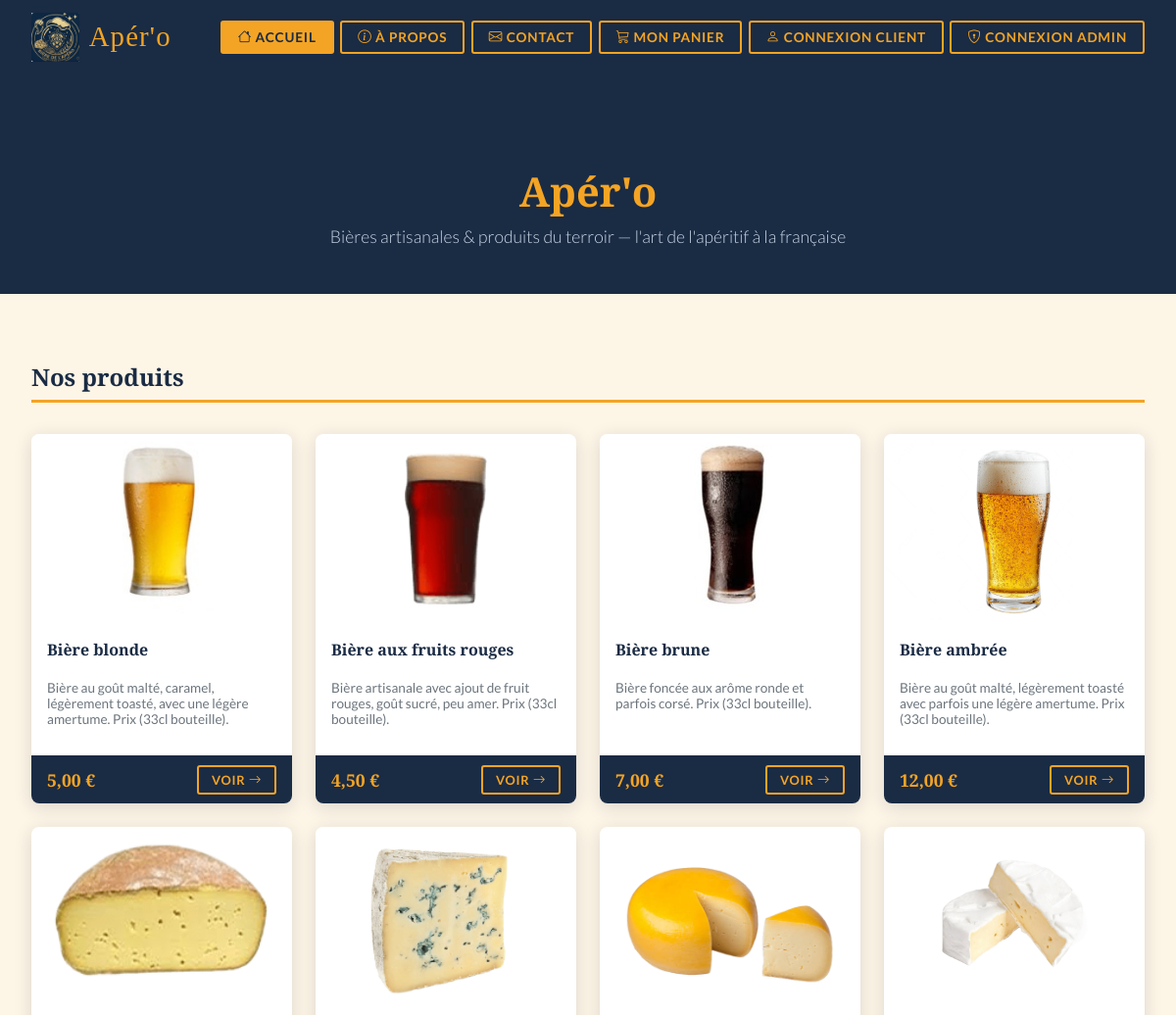
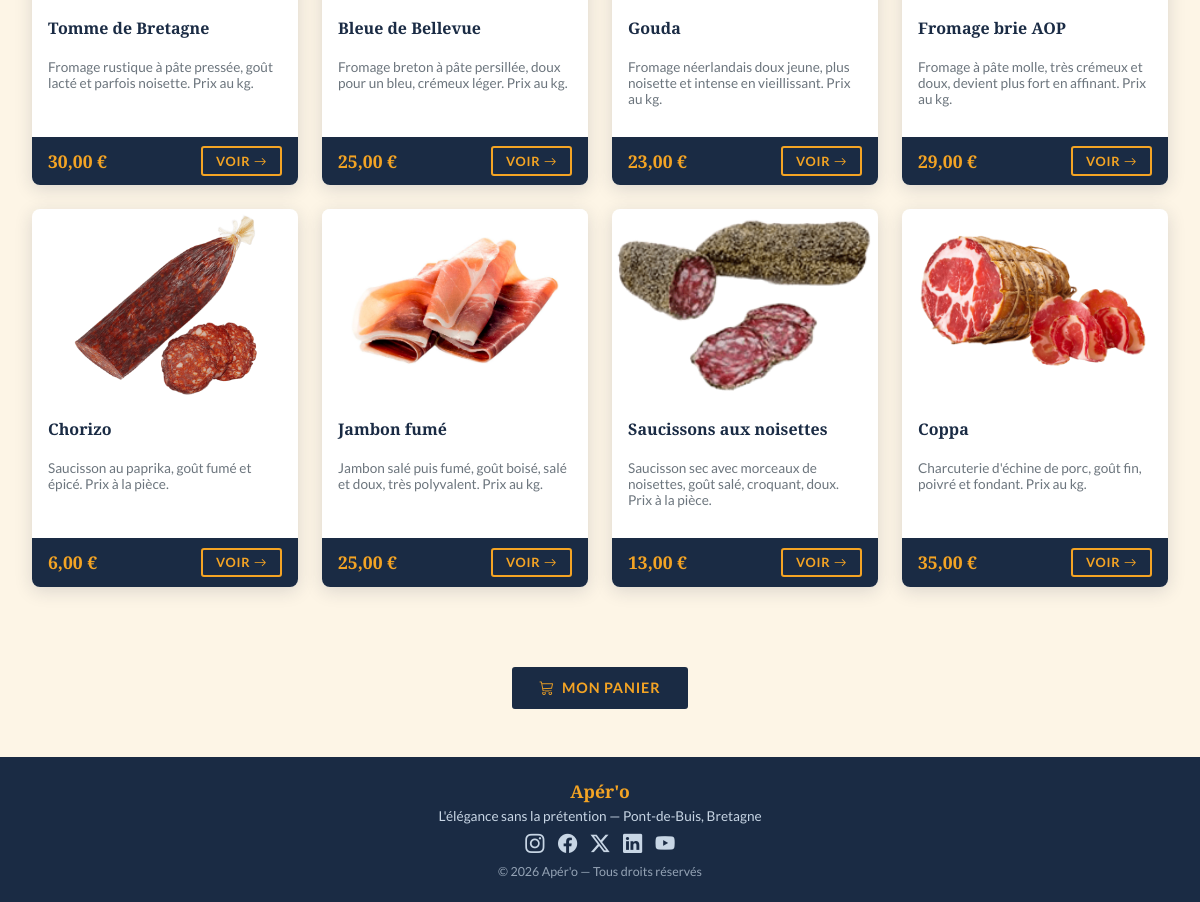
The page / on the database its author committed (2 pictures, top to bottom).
### tables this page shows
CREATE TABLE `produit` (
  `numProduit` int(11) NOT NULL,
  `idCategorie` int(11) NOT NULL,
  `nomProduit` varchar(32) NOT NULL,
  `descriptif` varchar(100) NOT NULL,
  `stock` int(11) NOT NULL,
  `prixUnitaire` decimal(8,2) DEFAULT NULL,
  `nomImage` varchar(100) DEFAULT NULL
);

### accueil.php (the view, shortened to what this page needs)
<div class="container m-auto text-center">
  <?php require "./info.BDD.php"; ?>
  <div class="hero">
    <h1>Apér'o</h1>
    <p>Bières artisanales &amp; produits du terroir — l'art de l'apéritif à la française</p>
  </div>
  <div class="products-section">
    <h2 style="border-bottom:3px solid #F4A424;padding-bottom:.4rem;">Nos produits</h2>
    <?php
    $requeteSQL = "SELECT numProduit, nomProduit, descriptif, prixUnitaire, nomImage FROM produit ORDER BY idCategorie";
    $reponse = $pdo->query($requeteSQL);
    $liste_produit = $reponse->fetchAll(PDO::FETCH_ASSOC);
    ?>
    <div class="products-grid">
      <?php foreach ($liste_produit as $produit): ?>
        <div class="card-produit">
          <a href="index.php?page=detail_produit&idProduit=<?php echo $produit['numProduit']; ?>">
            <img src="/image/<?php echo htmlspecialchars($produit['nomImage']); ?>"
              alt="<?php echo htmlspecialchars($produit['nomProduit']); ?>">
          </a>
          <div class="card-body">
            <h3 class="card-title"><?php echo htmlspecialchars($produit['nomProduit']); ?></h3>
            <p class="card-desc"><?php echo htmlspecialchars($produit['descriptif']); ?></p>
          </div>
          <div class="card-footer" style="display: flex; justify-content: space-between; align-items: center;">
            <span><?php echo number_format($produit['prixUnitaire'], 2, ',', ' '); ?> €</span>
            <a href="index.php?page=detail_produit&idProduit=<?php echo $produit['numProduit']; ?>" class="btn-nav"
              style="font-size: 0.8rem; padding: 0.3rem 0.8rem; background: transparent; color: var(--ambre); text-decoration: none;">
              Voir <i class="bi bi-arrow-right"></i>
            </a>
          </div>
        </div>
      <?php endforeach; ?>
    </div>
  </div>
  <div class="panier-wrapper">
    <a href="index.php?page=details_panier" class="btn-apero">
      <i class="bi bi-cart3"></i>&nbsp; Mon panier
    </a>
  </div>
</div>

### header.php (shortened to what this page needs)
<!DOCTYPE html>
<html lang="fr">
<head>
  <link rel="stylesheet" href="https://cdn.jsdelivr.net/npm/bootstrap-icons@1.13.1/font/bootstrap-icons.min.css">
  <link rel="stylesheet" href="styles.css">
</head>
<?php
$connecte = isset($_SESSION['user']);
$clientConnecte = isset($_SESSION['client_user']);
$pageActive = $_GET['page'] ?? 'accueil';
?>
<body>
  <nav class="navbar-apero">
    <a href="index.php?page=accueil" class="brand">
      <img src="./image/logo.png" alt="Logo Apér'o" class="brand-logo">
      <span>Apér'o</span>
    </a>
    <div class="nav-links">
      <a href="index.php?page=accueil">
        <button class="btn-nav <?= $pageActive === 'accueil' ? 'active' : '' ?>">
          <i class="bi bi-house"></i> Accueil
        </button>
      </a>
      <a href="index.php?page=apropos">
        <button class="btn-nav <?= $pageActive === 'apropos' ? 'active' : '' ?>">
          <i class="bi bi-info-circle"></i> À propos
        </button>
      </a>
      <a href="index.php?page=contact">
        <button class="btn-nav <?= $pageActive === 'contact' ? 'active' : '' ?>">
          <i class="bi bi-envelope"></i> Contact
        </button>
      </a>
      <a href="index.php?page=details_panier">
        <button class="btn-nav <?= $pageActive === 'details_panier' ? 'active' : '' ?>">
          <i class="bi bi-cart3"></i> Mon panier
        </button>
      </a>
      <?php if ($connecte || $clientConnecte): ?>
        <form action="index.php?page=deconnexion" method="post" style="margin:0;">
          <button type="submit" class="btn-nav">
            <i class="bi bi-box-arrow-right"></i> Déconnexion (<?= htmlspecialchars($_SESSION["client_prenom"] ?? $_SESSION["user"] ?? 'Utilisateur') ?>)
          </button>
        </form>
      <?php else: ?>
        <a href="index.php?page=connexion_client">
          <button class="btn-nav <?= $pageActive === 'connexion_client' ? 'active' : '' ?>">
            <i class="bi bi-person"></i> Connexion Client
          </button>
        </a>
        <a href="index.php?page=connexion">
          <button class="btn-nav <?= $pageActive === 'connexion' ? 'active' : '' ?>">
            <i class="bi bi-shield-lock"></i> Connexion Admin
          </button>
        </a>
      <?php endif; ?>
    </div>
  </nav>

### index.php
<?php
$pages_autorisees = [
   'accueil',
   'apropos',
   'contact',
   'connexion',
   'connexion_exe',
   'admin',
   'deconnexion',
   'connexion_choix',
   'connexion_client',
   'connexion_client_exe',
   'inscription_client',
   'inscription_client_exe',
   'detail_produit',
   'ajout_panier_exe',
   'detail_produit',
   'ajout_panier',
   'details_panier',
   'historique_commande',
   'supprimer_panier_exe',
   'valider_commande_exe'
];
$page = isset($_GET['page']) && in_array($_GET['page'], $pages_autorisees)
    ? $_GET['page']
    : 'accueil';
$fichier = $page . '.php';
include('./header.php');
if (file_exists($fichier)) {
    include($fichier);
} else {
    include('./accueil.php');
}
include('./footer.php');
?>

### footer.php
<footer class="footer-apero">
  <div class="brand-foot">Apér'o</div>
  <div style="margin-top:.3rem;">L'élégance sans la prétention — Pont-de-Buis, Bretagne</div>
  <div class="icons">
    <i class="bi bi-instagram"></i>
    <i class="bi bi-facebook"></i>
    <i class="bi bi-twitter-x"></i>
    <i class="bi bi-linkedin"></i>
    <i class="bi bi-youtube"></i>
  </div>
  <div style="margin-top:.6rem;font-size:.78rem;opacity:.7;">© 2026 Apér'o — Tous droits réservés</div>
</footer>
</body>
</html>

### styles.css (style rules this page uses)
:root { --marine: #1A2B44; --ambre: #F4A424; --creme: #FDF5E6; --blanc: #FFFFFF; --gris: #6c757d; --ombre: 0 4px 18px rgba(26,43,68,.15); }
*, *::before, *::after { box-sizing: border-box; }
body { margin: 0; font-family: 'Lato', sans-serif; background-color: var(--creme); color: var(--marine); min-height: 100vh; display: flex; flex-direction: column; }
h1, h2, h3 { font-family: 'Playfair Display', serif; }
a { color: inherit; text-decoration: none; }
nav.navbar-apero { background-color: var(--marine); padding: 0 2rem; display: flex; align-items: center; justify-content: space-between; flex-wrap: wrap; gap: .5rem; box-shadow: var(--ombre); }
nav.navbar-apero .brand { font-family: 'Playfair Display', serif; font-size: 1.8rem; color: var(--ambre); padding: .8rem 0; letter-spacing: .04em; }
nav.navbar-apero .nav-links { display: flex; align-items: center; flex-wrap: wrap; gap: .4rem; }
.btn-nav { background: transparent; border: 2px solid var(--ambre); color: var(--ambre); font-family: 'Lato', sans-serif; font-weight: 700; font-size: .85rem; letter-spacing: .06em; text-transform: uppercase; padding: .45rem 1rem; border-radius: 3px; cursor: pointer; transition: background .2s, color .2s; }
.btn-nav.active { background: var(--ambre); color: var(--marine); }
.btn-apero { display: inline-block; background-color: var(--marine); color: var(--ambre); font-family: 'Lato', sans-serif; font-weight: 700; font-size: .9rem; letter-spacing: .06em; text-transform: uppercase; padding: .65rem 1.6rem; border: 2px solid var(--marine); border-radius: 3px; cursor: pointer; transition: background .2s, color .2s, border-color .2s; }
.hero { background: var(--marine); color: var(--ambre); text-align: center; padding: 4rem 2rem 3rem; }
.hero h1 { font-size: 2.6rem; margin-bottom: .5rem; }
.hero p { font-family: 'Lato', sans-serif; font-weight: 300; font-size: 1.1rem; color: #c8d6e5; margin: 0; }
.products-section { padding: 3rem 2rem; max-width: 1300px; margin: auto; flex: 1; }
.products-grid { display: grid; grid-template-columns: repeat(auto-fill, minmax(230px, 1fr)); gap: 1.5rem; margin-top: 2rem; }
.card-produit { background: var(--blanc); border-radius: 8px; overflow: hidden; box-shadow: var(--ombre); display: flex; flex-direction: column; transition: transform .25s, box-shadow .25s; }
.card-produit img { width: 100%; height: 190px; object-fit: cover; }
.card-produit .card-body { padding: 1rem; flex: 1; display: flex; flex-direction: column; }
.card-produit .card-title { font-family: 'Playfair Display', serif; font-size: 1rem; margin: 0 0 .4rem; }
.card-produit .card-desc { font-size: .85rem; color: var(--gris); flex: 1; }
.card-produit .card-footer { background: var(--marine); color: var(--ambre); font-family: 'Playfair Display', serif; font-size: 1.1rem; font-weight: 700; padding: .6rem 1rem; text-align: right; }
.panier-wrapper { text-align: center; padding: 2rem 0 3rem; }
footer.footer-apero { background-color: var(--marine); color: #c8d6e5; text-align: center; padding: 1.4rem 1rem; margin-top: auto; font-size: .85rem; }
footer.footer-apero .brand-foot { font-family: 'Playfair Display', serif; color: var(--ambre); font-size: 1.1rem; font-weight: 700; }
footer.footer-apero .icons { margin-top: .5rem; font-size: 1.2rem; }
footer.footer-apero .icons i { margin: 0 .3rem; }

### header.php (style rules this page uses)
.brand-logo { height: 50px; width: auto; vertical-align: middle; margin-right: 10px; }
.brand { display: flex; align-items: center; text-decoration: none; color: inherit; }

### rows shown on the page
produit: nomImage (picture), nomProduit "Bière blonde", descriptif "Bière au goût malté, caramel, légèrement toasté, avec une légère amertume. Prix (33cl bouteille).", prixUnitaire "5,00"
produit: nomImage (picture), nomProduit "Bière aux fruits rouges", descriptif "Bière artisanale avec ajout de fruit rouges, goût sucré, peu amer. Prix (33cl bouteille).", prixUnitaire "4,50"
produit: nomImage (picture), nomProduit "Bière brune", descriptif "Bière foncée aux arôme ronde et parfois corsé. Prix (33cl bouteille).", prixUnitaire "7,00"
produit: nomImage (picture), nomProduit "Bière ambrée", descriptif "Bière au goût malté, légèrement toasté avec parfois une légère amertume. Prix (33cl bouteille).", prixUnitaire "12,00"
produit: nomImage (picture), nomProduit "Tomme de Bretagne", descriptif "Fromage rustique à pâte pressée, goût lacté et parfois noisette. Prix au kg.", prixUnitaire "30,00"
produit: nomImage (picture), nomProduit "Bleue de Bellevue", descriptif "Fromage breton à pâte persillée, doux pour un bleu, crémeux léger. Prix au kg.", prixUnitaire "25,00"
produit: nomImage (picture), nomProduit "Gouda", descriptif "Fromage néerlandais doux jeune, plus noisette et intense en vieillissant. Prix au kg.", prixUnitaire "23,00"
produit: nomImage (picture), nomProduit "Fromage brie AOP", descriptif "Fromage à pâte molle, très crémeux et doux, devient plus fort en affinant. Prix au kg.", prixUnitaire "29,00"
produit: nomImage (picture), nomProduit "Chorizo", descriptif "Saucisson au paprika, goût fumé et épicé. Prix à la pièce.", prixUnitaire "6,00"
produit: nomImage (picture), nomProduit "Jambon fumé", descriptif "Jambon salé puis fumé, goût boisé, salé et doux, très polyvalent. Prix au kg.", prixUnitaire "25,00"
produit: nomImage (picture), nomProduit "Saucissons aux noisettes", descriptif "Saucisson sec avec morceaux de noisettes, goût salé, croquant, doux. Prix à la pièce.", prixUnitaire "13,00"
produit: nomImage (picture), nomProduit "Coppa", descriptif "Charcuterie d'échine de porc, goût fin, poivré et fondant. Prix au kg.", prixUnitaire "35,00"
